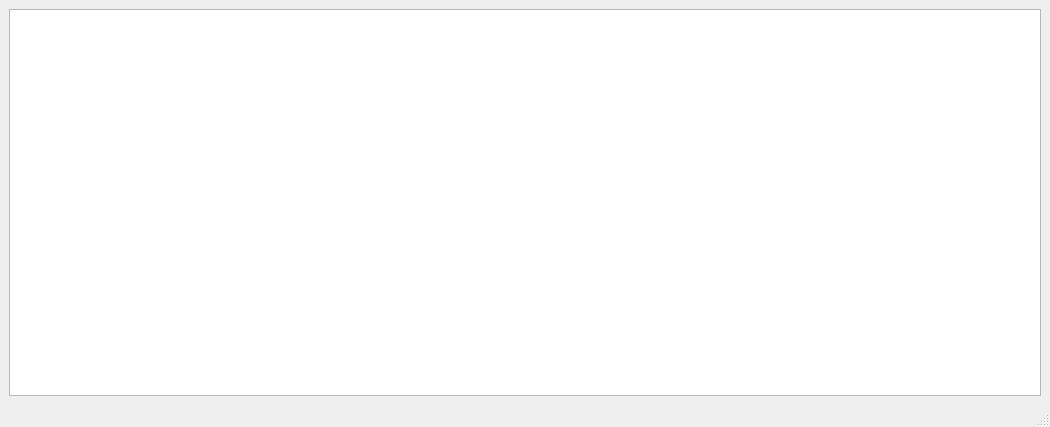
<?xml version="1.0" encoding="UTF-8"?>
<ui version="4.0">
 <class>MainWindow</class>
 <widget class="QMainWindow" name="MainWindow">
  <property name="geometry">
   <rect>
    <x>0</x>
    <y>0</y>
    <width>1050</width>
    <height>427</height>
   </rect>
  </property>
  <property name="windowTitle">
   <string>Эспрессо</string>
  </property>
  <widget class="QWidget" name="centralwidget">
   <layout class="QGridLayout" name="gridLayout">
    <item row="0" column="0">
     <widget class="QTableWidget" name="tableWidget">
      <attribute name="horizontalHeaderDefaultSectionSize">
       <number>150</number>
      </attribute>
     </widget>
    </item>
   </layout>
  </widget>
  <widget class="QMenuBar" name="menubar">
   <property name="geometry">
    <rect>
     <x>0</x>
     <y>0</y>
     <width>1050</width>
     <height>22</height>
    </rect>
   </property>
  </widget>
  <widget class="QStatusBar" name="statusbar"/>
 </widget>
 <resources/>
 <connections/>
</ui>
